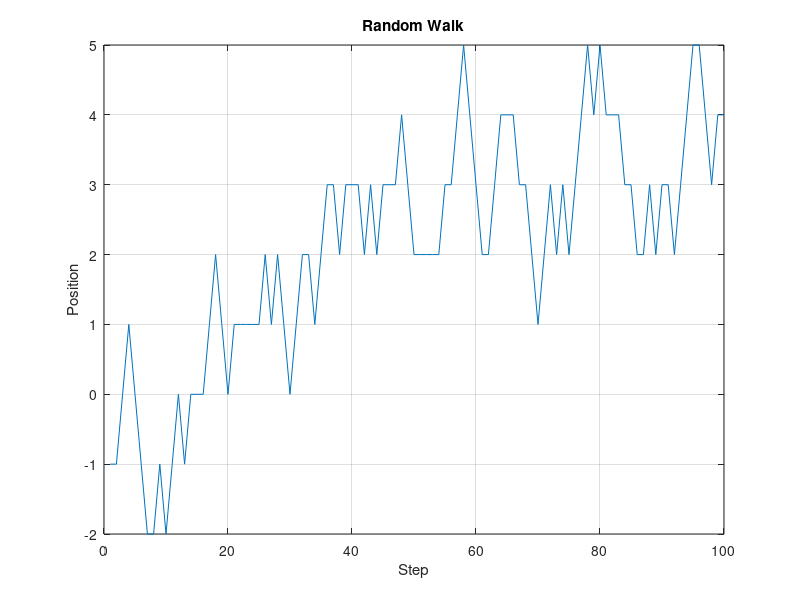

This figure's MATLAB source:
% Day 081: Random Walk Simulation
N = 100;
steps = randi([-1, 1], 1, N);
walk = cumsum(steps);
plot(walk);
title('Random Walk');
xlabel('Step');
ylabel('Position');
grid on;
